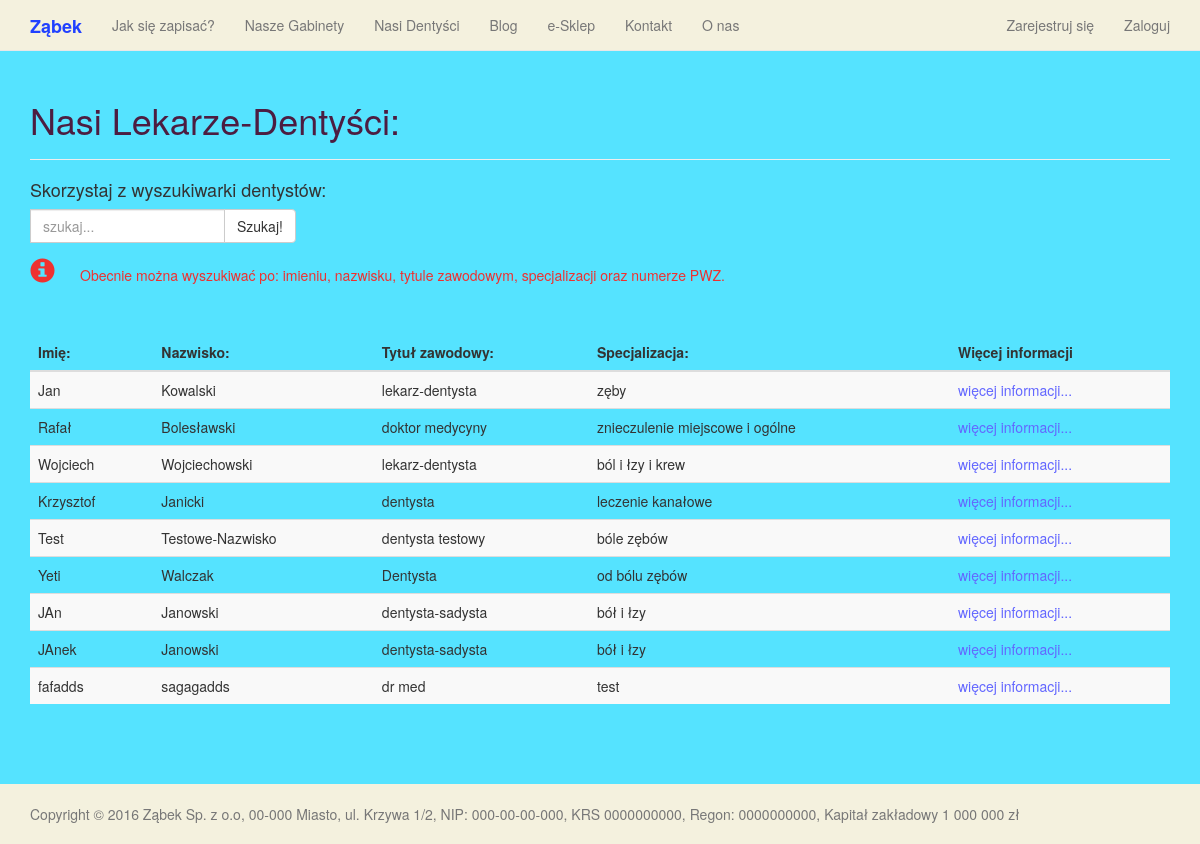
The page /dentists on the database its author committed.
### main_page/models.py (models this page shows, shortened)
class Dentist(models.Model):
    professional_title = models.CharField(max_length=50, help_text="Tytuł zawodowy dentysty")
    name = models.CharField(max_length=100, help_text="Imię")
    surname = models.CharField(max_length=100, help_text="Nazwisko")
    biography = MarkdownField(null=True, help_text="Biografia")
    profile_image = models.ImageField(upload_to="dentists", blank=True, null=True, help_text="Zdjęcie")
    pwz_number = models.CharField(max_length=87, null=True, help_text="7-cyfrowy numer prawa wykonywania zawodu (PWZ)",
         validators=[MaxLengthValidator(7), MinLengthValidator(7)])
    specialties = models.CharField(max_length=50, null=True, help_text="Specjalizacja")
    slug = models.SlugField(max_length=100, unique=True, null=True, help_text="Nazwa linku w postaci - nazwisko-imie-pwz - male litery, bez polskich znaków")
    office = models.ForeignKey(Office, null=True, related_name="workplace")
    def get_absolute_url(self):
        return "/dentist/{0}/".format(self.slug)
    class Meta:
        verbose_name = "Dentist"
        verbose_name_plural = 'Dentists'

### main_page/views.py (the view)
# urls.py: url(r'^dentists', views.DentistsListView.as_view(), name='dentists'),
class DentistsListView(generic.ListView):
    queryset = models.Dentist.objects.all()
    template_name = "dentist/dentists_list.html"
    paginate_by = 25

### main_page/templates/dentist/dentists_list.html (shortened to what this page needs)
{% extends "base.html" %}
    {% load django_markdown %}
    {% load  static %}
    {% block header %}
        {% if search_url in request.path %}
        <h1>Wyniki wyszukiwania</h1>
        <h2>Aby zobaczyć wszystkich Dentystów - <a href="{% url 'main_page:dentists' %}">kliknij</a></h2>
        {% else %}
        <h1>Nasi Lekarze-Dentyści:</h1>
        {% endif %}
    {% endblock %}
    {% block content %}
        <h4>Skorzystaj z wyszukiwarki dentystów:</h4>
        <div class="input-group" id="search-field">
        <form action="/search_dentist" method="GET">
            <div style="float: left;" class="form-group">
                <input type="text" name="q" placeholder="szukaj..." class="form-control"></input>
            </div>
            <span class="input-group-btn">
            <button type="submit" class="btn btn-default">Szukaj!</button>
            </span>
        </form>
        </div>
        <span class="glyphicon glyphicon-info-sign small-info-icon">&nbsp;</span>
        <h5 class="info"> Obecnie można wyszukiwać po: imieniu, nazwisku, tytule zawodowym, specjalizacji oraz numerze PWZ.</h5>
        <BR>&nbsp;<BR>
        {% if object_list %}
            <table class="table table-striped">
            <thead>
                <tr>
                    <th>Imię:</th>
                    <th>Nazwisko:</th>
                    <th>Tytuł zawodowy:</th>
                    <th>Specjalizacja:</th>
                    <th>Więcej informacji</th>
                </tr>
            </thead>
            <tbody>
            {% for dentist in object_list %}
            <tr>
                <td>
                    {{ dentist.name }}
                </td>
                <td>
                    {{ dentist.surname }}
                </td>
                <td>
                    {{ dentist.professional_title }}
                </td>
                <td>
                {% if dentist.specialties %}
                    {{ dentist.specialties }}
                {% else %}
                    dentysta specjalizacji ogólnej
                {% endif %}
                </td>
                <td>
                    <a id="more_info" target="_blank" href="{{ dentist.get_absolute_url }}">więcej informacji...</a>
                </td>
            </div>
            </tr>
            {% endfor %}
        {% else %}
            <p>Nie znaleziono dentystów!</p>
        {% endif %}
    {% endblock %}

### main_page/static/css/main.css (style rules this page uses)
body { background-color: #55E3FF; }
#search-field { width: 300px; }
html { position: relative; min-height: 100%; }
body { margin-bottom: 60px; }
#more_info, a { color: #6367FF; }
.info { color: #EE3130; }
.small-info-icon { float: left; vertical-align: middle; font-size: 25px; color: #EE3130; }

### rows shown on the page
Dentist: name "Jan", surname "Kowalski", professional_title "lekarz-dentysta", specialties "zęby"
Dentist: name "Rafał", surname "Bolesławski", professional_title "doktor medycyny", specialties "znieczulenie miejscowe i ogólne"
Dentist: name "Wojciech", surname "Wojciechowski", professional_title "lekarz-dentysta", specialties "ból i łzy i krew"
Dentist: name "Krzysztof", surname "Janicki", professional_title "dentysta", specialties "leczenie kanałowe"
Dentist: name "Test", surname "Testowe-Nazwisko", professional_title "dentysta testowy", specialties "bóle zębów"
Dentist: name "Yeti", surname "Walczak", professional_title "Dentysta", specialties "od bólu zębów"
Dentist: name "JAn", surname "Janowski", professional_title "dentysta-sadysta", specialties "bół i łzy"
Dentist: name "JAnek", surname "Janowski", professional_title "dentysta-sadysta", specialties "bół i łzy"
Dentist: name "fafadds", surname "sagagadds", professional_title "dr med", specialties "test"
